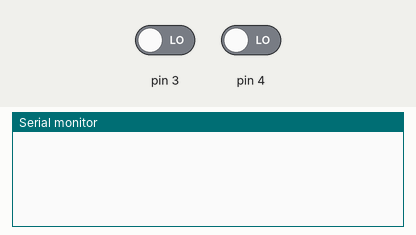
Recording of a sketch running on a simulated Arduino Uno, built with avr-gcc and run on an emulated ATmega328P. Shown: the last lines printed to the serial monitor. Inputs (shaded band) come from the test bench; at power-on: pin 3 LOW, pin 4 LOW.

Above: at 1.2 s.
1.3 s: pin 3 driven HIGH
At 1.66 s:
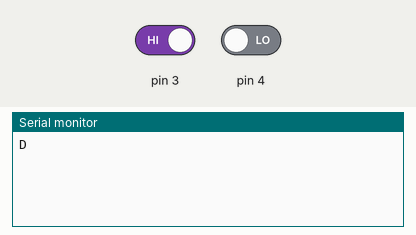
3.4 s: pin 4 driven HIGH
At 3.86 s:
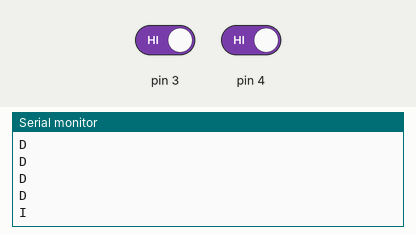

The sketch:

Lab3_1.ino
```cpp
void setup() {
  Serial.begin(9600);
  pinMode(4, INPUT);
  pinMode(3, INPUT);

}

void loop() {
  if (digitalRead(4) == HIGH) {
    delay(200);
    Serial.println("I");
  }
  if (digitalRead(3) == HIGH) {
    delay(200);
    Serial.println("D");
  }

}
```

Measured:
- after the input at 1.3 s, the serial monitor: prints a new line after 0.20 s (image 1)
- after the input at 3.4 s, the serial monitor: prints a new line after 0.30 s (image 2)
